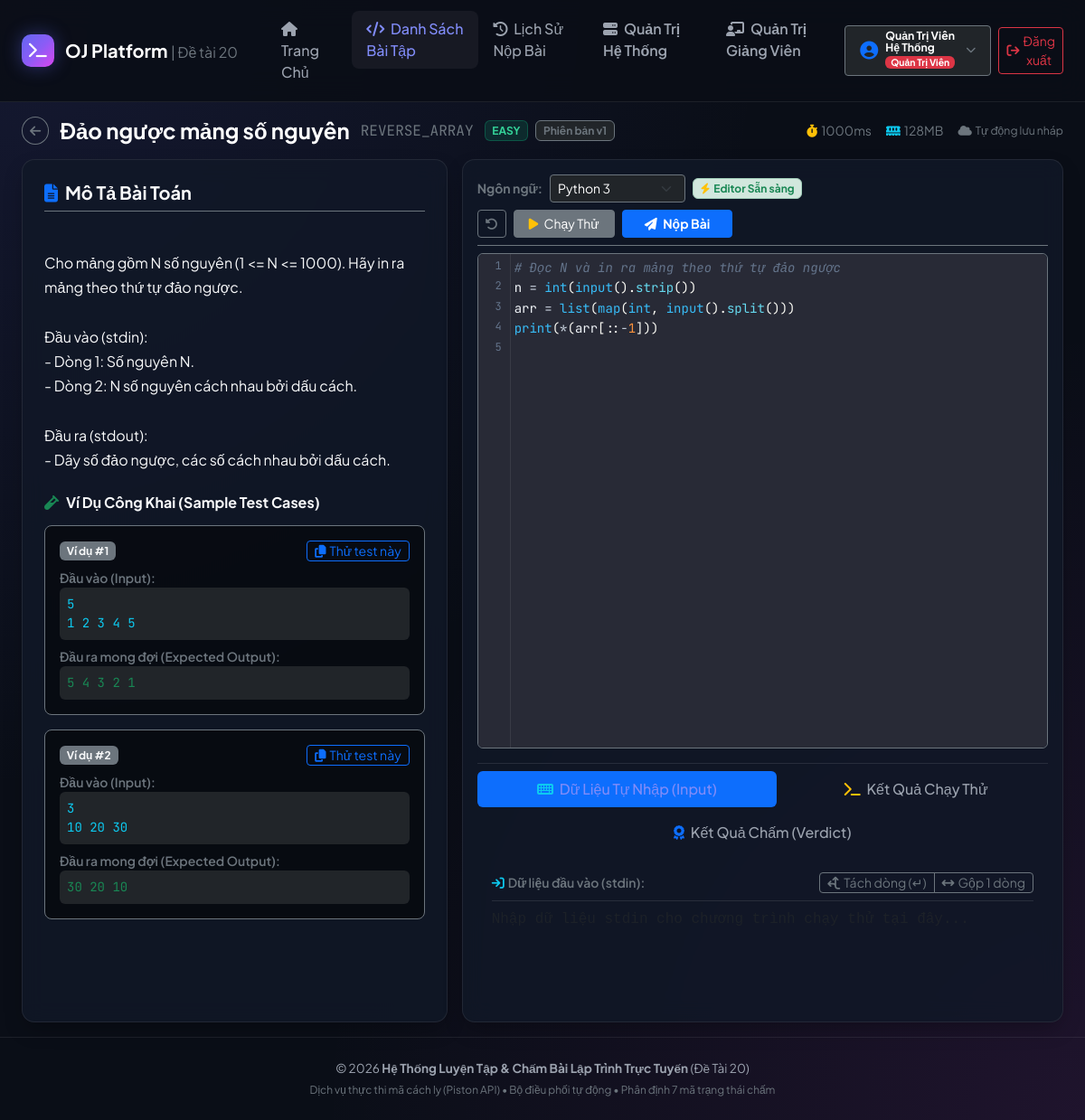
The page /solve.php?id=3 (signed in) on the database its author committed.
### tables this page shows
CREATE TABLE `problems` (
    `id` INT AUTO_INCREMENT PRIMARY KEY,
    `code` VARCHAR(50) NOT NULL UNIQUE COMMENT 'Mã bài viết tắt (vd: SUM_ARRAY, PRIME_CHECK)',
    `title` VARCHAR(255) NOT NULL COMMENT 'Tiêu đề bài tập',
    `topic` VARCHAR(100) NOT NULL COMMENT 'Chủ đề: Mảng, Chuỗi, Đồ thị, Đệ quy...',
    `difficulty` ENUM('EASY', 'MEDIUM', 'HARD') NOT NULL DEFAULT 'EASY' COMMENT 'Độ khó',
    `author_id` INT NOT NULL COMMENT 'Giảng viên tạo bài',
    `current_version_id` INT DEFAULT NULL COMMENT 'Trỏ tới phiên bản đang sử dụng',
    `is_published` TINYINT(1) NOT NULL DEFAULT 1 COMMENT '1 = Công khai; 0 = Ẩn',
    `created_at` DATETIME NOT NULL DEFAULT CURRENT_TIMESTAMP,
    `updated_at` DATETIME NOT NULL DEFAULT CURRENT_TIMESTAMP ON UPDATE CURRENT_TIMESTAMP,
    INDEX `idx_problems_difficulty` (`difficulty`),
    INDEX `idx_problems_topic` (`topic`),
    INDEX `idx_problems_author` (`author_id`),
    CONSTRAINT `fk_problems_author` FOREIGN KEY (`author_id`) REFERENCES `users` (`id`) ON DELETE CASCADE
);

CREATE TABLE `problem_versions` (
    `id` INT AUTO_INCREMENT PRIMARY KEY,
    `problem_id` INT NOT NULL COMMENT 'Thuộc bài tập nào',
    `version_number` INT NOT NULL DEFAULT 1 COMMENT 'Phiên bản 1, 2, 3...',
    `description` LONGTEXT NOT NULL COMMENT 'Nội dung đề bài, quy cách input/output',
    `time_limit_ms` INT NOT NULL DEFAULT 1000 COMMENT 'Giới hạn thời gian chạy (mili-giây)',
    `memory_limit_kb` INT NOT NULL DEFAULT 131072 COMMENT 'Giới hạn RAM (KB, mặc định 128MB)',
    `change_log` VARCHAR(255) DEFAULT NULL COMMENT 'Ghi chú lý do cập nhật phiên bản',
    `created_by` INT NOT NULL COMMENT 'Người tạo phiên bản này',
    `created_at` DATETIME NOT NULL DEFAULT CURRENT_TIMESTAMP,
    UNIQUE KEY `uq_problem_version` (`problem_id`, `version_number`),
    INDEX `idx_pv_problem` (`problem_id`),
    CONSTRAINT `fk_pv_problem` FOREIGN KEY (`problem_id`) REFERENCES `problems` (`id`) ON DELETE CASCADE,
    CONSTRAINT `fk_pv_creator` FOREIGN KEY (`created_by`) REFERENCES `users` (`id`) ON DELETE CASCADE
);

CREATE TABLE `test_cases` (
    `id` INT AUTO_INCREMENT PRIMARY KEY,
    `problem_version_id` INT NOT NULL COMMENT 'Thuộc phiên bản đề nào',
    `input_data` MEDIUMTEXT NOT NULL COMMENT 'Dữ liệu đầu vào stdin',
    `expected_output` MEDIUMTEXT NOT NULL COMMENT 'Đầu ra chuẩn stdout',
    `is_sample` TINYINT(1) NOT NULL DEFAULT 0 COMMENT '1 = Test ví dụ công khai; 0 = Test kín bảo mật',
    `score_weight` INT NOT NULL DEFAULT 10 COMMENT 'Điểm số của test case này',
    `order_index` INT NOT NULL DEFAULT 1 COMMENT 'Thứ tự chạy test',
    INDEX `idx_tc_version` (`problem_version_id`),
    CONSTRAINT `fk_tc_version` FOREIGN KEY (`problem_version_id`) REFERENCES `problem_versions` (`id`) ON DELETE CASCADE
);

### solve.php (the view, shortened to what this page needs)
<?php
$problemId = (int)($_GET['id'] ?? 1);
$problem = null;
$samples = [];
try {
    $pdo = Database::getConnection();
    $stmtProb = $pdo->prepare("
        SELECT p.*, pv.version_number, pv.description, pv.time_limit_ms, pv.memory_limit_kb, pv.change_log
        FROM problems p
        JOIN problem_versions pv ON p.current_version_id = pv.id
        WHERE p.id = ?
    ");
    $stmtProb->execute([$problemId]);
    $problem = $stmtProb->fetch();
    if ($problem) {
        $stmtSamples = $pdo->prepare("
            SELECT order_index, input_data, expected_output, score_weight
            FROM test_cases
            WHERE problem_version_id = ? AND is_sample = 1
            ORDER BY order_index ASC
        ");
        $stmtSamples->execute([(int)$problem['current_version_id']]);
        $samples = $stmtSamples->fetchAll();
    }
} catch (Exception $e) {
    $errorMsg = $e->getMessage();
}
require_once __DIR__ . '/includes/header.php';
require_once __DIR__ . '/includes/navbar.php';
?>
<div class="container-fluid px-lg-4 py-3">
    <div class="d-flex align-items-center justify-content-between flex-wrap gap-2 mb-3">
        <div class="d-flex align-items-center gap-2">
            <a href="problems.php" class="btn btn-outline-secondary btn-sm rounded-circle me-1" title="Quay lại">
                <i class="fas fa-arrow-left"></i>
            </a>
            <h4 class="fw-bold text-white mb-0">
                <?php echo htmlspecialchars($problem['title']); ?>
            </h4>
            <code class="text-secondary ms-1 fs-6"><?php echo htmlspecialchars($problem['code']); ?></code>
            <span class="badge <?php echo ($problem['difficulty'] === 'EASY') ? 'badge-easy' : (($problem['difficulty'] === 'MEDIUM') ? 'badge-medium' : 'badge-hard'); ?> ms-1">
                <?php echo $problem['difficulty']; ?>
            </span>
            <span class="badge bg-dark border border-secondary text-secondary">
                Phiên bản v<?php echo $problem['version_number']; ?>
            </span>
        </div>
        <div class="d-flex align-items-center gap-3 text-secondary small">
            <div><i class="fas fa-stopwatch text-warning me-1"></i><?php echo $problem['time_limit_ms']; ?>ms</div>
            <div><i class="fas fa-memory text-info me-1"></i><?php echo round($problem['memory_limit_kb'] / 1024); ?>MB</div>
            <div id="saveDraftStatus" class="text-secondary small">
                <i class="fas fa-cloud text-secondary me-1"></i><span id="saveDraftText">Tự động lưu nháp</span>
            </div>
        </div>
    </div>
    <div class="row g-3">
        <div class="col-lg-5">
            <div class="custom-card p-4 h-100 d-flex flex-column overflow-y-auto" style="max-height: 82vh;">
                <h5 class="fw-bold text-light border-bottom border-secondary pb-2 mb-3">
                    <i class="fas fa-file-lines text-primary me-2"></i>Mô Tả Bài Toán
                </h5>
                <div class="problem-description text-light mb-4" style="line-height: 1.7; white-space: pre-line;">
                    <?php echo htmlspecialchars($problem['description']); ?>
                </div>
                <h6 class="fw-bold text-light mb-3">
                    <i class="fas fa-vial text-success me-2"></i>Ví Dụ Công Khai (Sample Test Cases)
                </h6>
                <?php if (empty($samples)): ?>
                    <p class="text-secondary small">Chưa có test ví dụ công khai.</p>
                <?php else: ?>
                    <?php foreach ($samples as $idx => $s): ?>
                        <div class="bg-black bg-opacity-50 border border-secondary rounded-3 p-3 mb-3">
                            <div class="d-flex justify-content-between align-items-center mb-2">
                                <span class="badge bg-secondary text-light">Ví dụ #<?php echo $idx + 1; ?></span>
                                <button type="button" class="btn btn-outline-primary btn-sm py-0 px-2 fs-7 btn-copy-sample"
                                        data-input="<?php echo htmlspecialchars($s['input_data']); ?>">
                                    <i class="fas fa-copy me-1"></i>Thử test này
                                </button>
                            </div>
                            <div class="mb-2">
                                <div class="text-secondary small fw-semibold">Đầu vào (Input):</div>
                                <pre class="bg-dark p-2 rounded text-info mb-0 small"><?php echo htmlspecialchars($s['input_data']); ?></pre>
                            </div>
                            <div>
                                <div class="text-secondary small fw-semibold">Đầu ra mong đợi (Expected Output):</div>
                                <pre class="bg-dark p-2 rounded text-success mb-0 small"><?php echo htmlspecialchars($s['expected_output']); ?></pre>
                            </div>
                        </div>
                    <?php endforeach; ?>
                <?php endif; ?>
            </div>
        </div>
        <div class="col-lg-7">
            <div class="custom-card p-3 d-flex flex-column" style="height: 82vh;">
                <div class="d-flex align-items-center justify-content-between flex-wrap gap-2 pb-2 border-bottom border-secondary mb-2">
                    <div class="d-flex align-items-center gap-2">
                        <label class="text-secondary small fw-bold">Ngôn ngữ:</label>
                        <select id="selectLanguage" class="form-select form-select-sm bg-dark border-secondary text-white" style="width: 150px;">
                            <option value="python3" selected>Python 3</option>
                        </select>
                        <span id="editorModeBadge" class="badge bg-secondary-subtle text-light border border-secondary small">
                        </span>
                    </div>
                    <div class="d-flex align-items-center gap-2">
                        <button type="button" class="btn btn-outline-secondary btn-sm" id="btnResetCode" title="Đặt lại code mặc định">
                            <i class="fas fa-rotate-left"></i>
                        </button>
                        <button type="button" class="btn btn-secondary btn-sm px-3" id="btnRunDraft">
                            <i class="fas fa-play me-1 text-warning"></i> Chạy Thử
                        </button>
                        <button type="button" class="btn btn-primary btn-sm px-4 fw-bold" id="btnSubmit">
                            <i class="fas fa-paper-plane me-1"></i> Nộp Bài
                        </button>
                    </div>
                </div>
                <div id="editor-wrapper" style="flex: 1; min-height: 320px; position: relative;" class="border border-secondary rounded overflow-hidden">
                </div>
                <div class="mt-3 border-top border-secondary border-opacity-25 pt-2" style="height: 270px; display: flex; flex-direction: column;">
                    <ul class="nav nav-pills custom-console-tabs gap-2 mb-2" id="consoleTabs" role="tablist">
                        <li class="nav-item flex-fill">
                            <button class="nav-link active w-100 text-center" id="tab-input-btn" type="button">
                                <i class="fas fa-keyboard me-1 text-info"></i> Dữ Liệu Tự Nhập (Input)
                            </button>
                        </li>
                        <li class="nav-item flex-fill">
                            <button class="nav-link w-100 text-center" id="tab-output-btn" type="button">
                                <i class="fas fa-terminal me-1 text-warning"></i> Kết Quả Chạy Thử
                            </button>
                        </li>
                        <li class="nav-item flex-fill">
                            <button class="nav-link w-100 text-center" id="tab-verdict-btn" type="button">
                                <i class="fas fa-award me-1 text-primary"></i> Kết Quả Chấm (Verdict)
                            </button>
                        </li>
                    </ul>
                    <div class="tab-content flex-grow-1 custom-console-box p-3" id="consoleContent">
                        <div class="tab-pane fade show active h-100 d-flex flex-column" id="tab-input">
                            <div class="d-flex justify-content-between align-items-center pb-2 mb-2 border-bottom border-secondary border-opacity-25">
                                <span class="text-secondary small fw-semibold">
                                    <i class="fas fa-arrow-right-to-bracket me-1 text-info"></i>Dữ liệu đầu vào (stdin):
                                </span>
                                <div class="btn-group btn-group-sm">
                                    <button type="button" class="btn btn-outline-secondary btn-sm py-0 px-2" id="btnSplitLinesInput" title="Tách các số thành mỗi số trên một dòng riêng (3↵5)">
                                        <i class="fas fa-arrows-split-up-and-left me-1"></i>Tách dòng (↵)
                                    </button>
                                    <button type="button" class="btn btn-outline-secondary btn-sm py-0 px-2" id="btnJoinLinesInput" title="Gộp các dòng thành 1 dòng cách nhau bởi dấu cách (3 5)">
                                        <i class="fas fa-arrows-left-right me-1"></i>Gộp 1 dòng
                                    </button>
                                </div>
                            </div>
                            <textarea id="customInput" class="form-control bg-transparent border-0 text-white font-monospace flex-grow-1 p-0"
                                      style="resize: none; outline: none; box-shadow: none;" placeholder="Nhập dữ liệu stdin cho chương trình chạy thử tại đây..."></textarea>
                        </div>
                    </div>
                </div>
            </div>
        </div>
    </div>
</div>
<link rel="stylesheet" href="assets/codemirror/codemirror.min.css">
<link rel="stylesheet" href="assets/codemirror/theme/dracula.min.css">
<?php require_once __DIR__ . '/includes/footer.php'; ?>

### includes/header.php (style rules this page uses)
:root { --bg-body: #0a0e17; --bg-card: rgba(17, 24, 39, 0.85); --bg-surface: #111827; --border-color: rgba(255, 255, 255, 0.08); --text-main: #f3f4f6; --text-muted: #9ca3af; --primary: #6366f1; --primary-grad: linear-gradient(135deg, #6366f1 0%, #8b5cf6 50%, #d946ef 100%); --accent-green: #10b981; --accent-red: #ef4444; --accent-yellow: #f59e0b; --accent-cyan: #06b6d4; }
body { background-color: var(--bg-body); color: var(--text-main); font-family: 'Plus Jakarta Sans', sans-serif; min-height: 100vh; display: flex; flex-direction: column; background-image: radial-gradient(at 0% 0%, rgba(99, 102, 241, 0.12) 0px, transparent 50%), radial-gradient(at 100% 100%, rgba(217, 70, 239, 0.10) 0px, transparent 50%); background-attachment: fixed; }
.nav-link { color: var(--text-muted) !important; font-weight: 500; padding: 8px 16px !important; border-radius: 8px; transition: all 0.2s ease; }
.nav-link:hover, .nav-link.active { color: #fff !important; background: rgba(255, 255, 255, 0.05); }
.nav-link.active { color: #818cf8 !important; }
.custom-card { background: var(--bg-card); border: 1px solid var(--border-color); border-radius: 14px; backdrop-filter: blur(12px); box-shadow: 0 10px 25px -5px rgba(0, 0, 0, 0.3); }
.badge-easy { background: rgba(16, 185, 129, 0.15); color: #34d399; border: 1px solid rgba(16, 185, 129, 0.3); }
pre, code { font-family: 'JetBrains Mono', monospace; }

### rows shown on the page
problems: title "Đảo ngược mảng số nguyên", code "REVERSE_ARRAY", difficulty "EASY", current_version.version_number "1", current_version.time_limit_ms "1000", $problem['memory_limit_kb']/1024 "128", current_version.description "Cho mảng gồm N số nguyên (1 <= N <= 1000). Hãy in ra mảng theo thứ tự đảo ngược. Đầu vào (stdin): - Dòng 1: Số nguyên N. - Dòng 2: N số nguyên cách nhau bởi dấu cách. Đầu ra (stdout): - Dãy số đảo ngược, các số cách nhau bởi dấu cách."
test_cases: input_data "5 1 2 3 4 5", expected_output "5 4 3 2 1"
test_cases: input_data "3 10 20 30", expected_output "30 20 10"

### other values the page prints
$loggedUser['full_name'] "Quản Trị Viên Hệ Thống"
$roleLabel "Quản Trị Viên"
